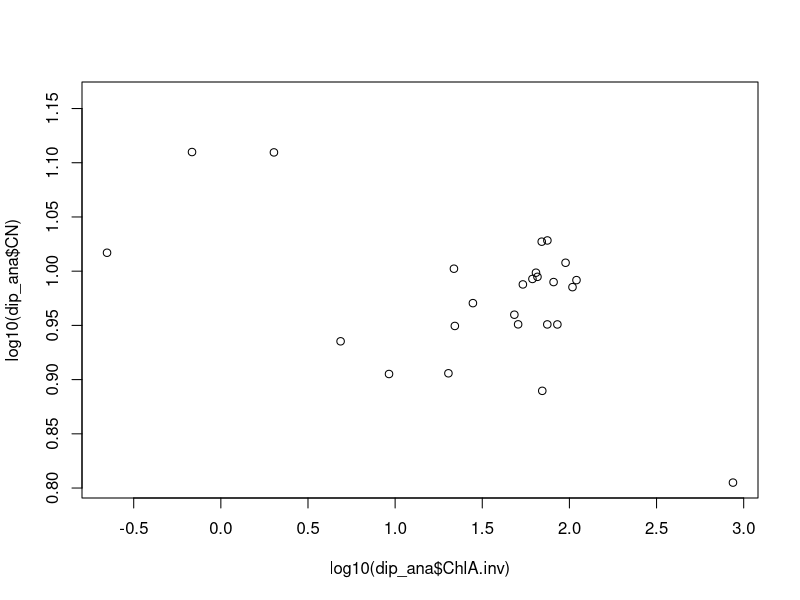
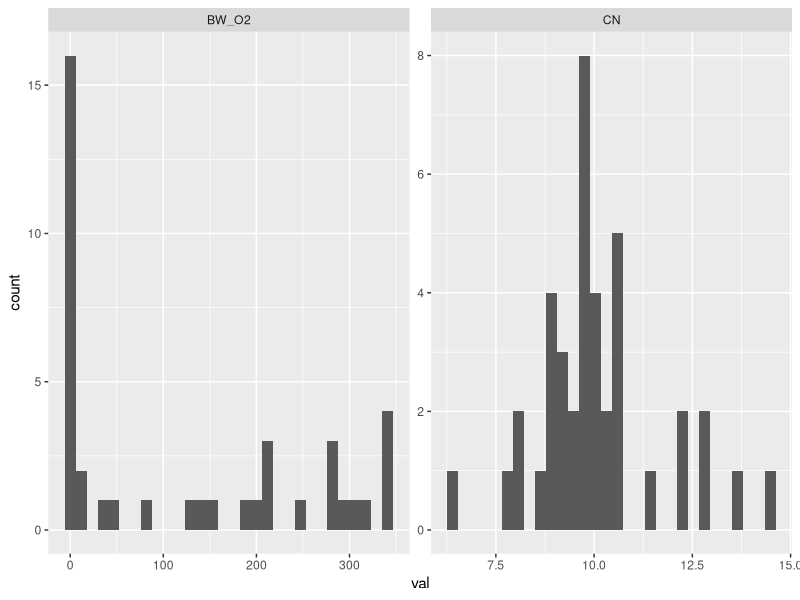
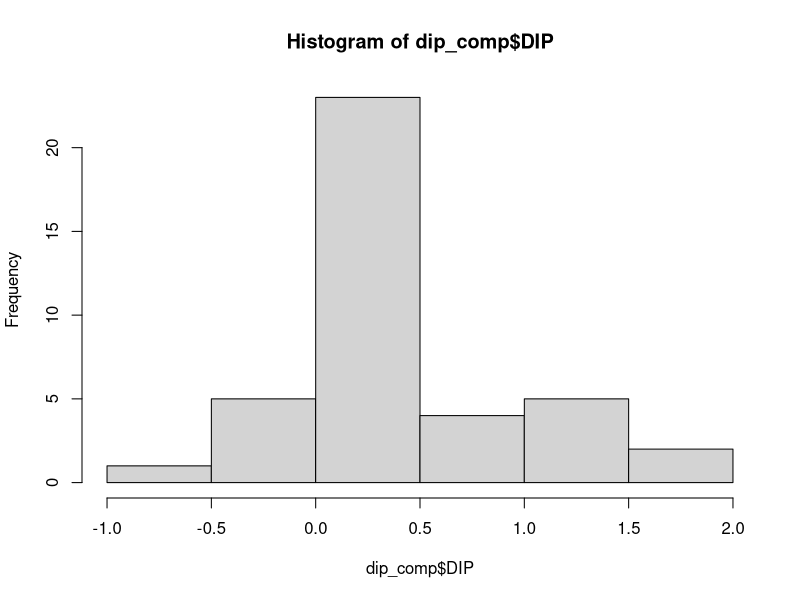
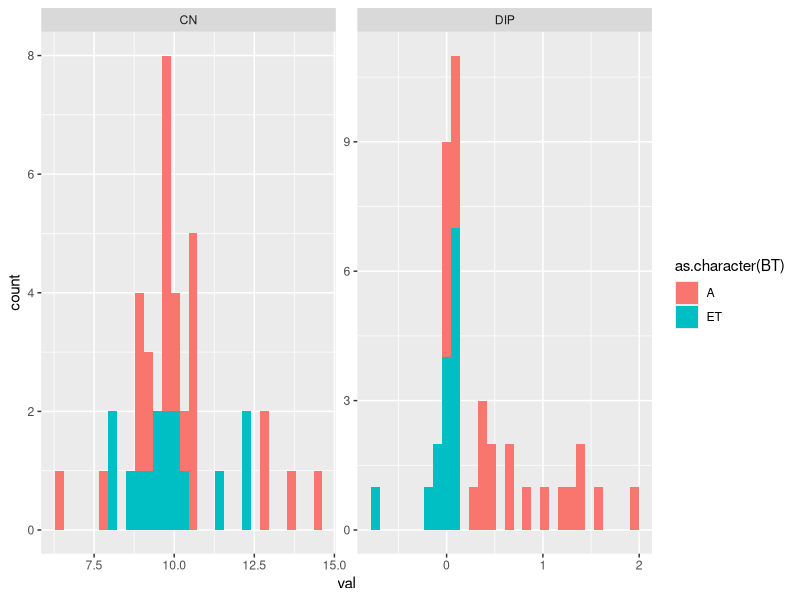
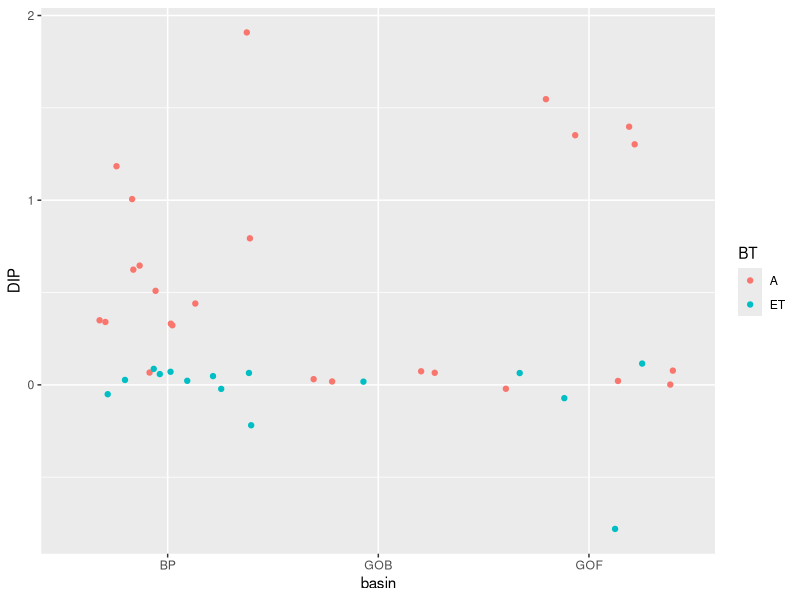

Reproduce these figures in R, in order.

# Project: Fluxes in the Baltic Sea

# Title: DIP flux data exploration

library(dplyr)
library(readr)
library(tidyr)
library(tibble)
library(here)
library(ggplot2)

# load in the Baltic Sea data
dip_raw <- read_csv(file = here("data/baltic_flux_analysis_data.csv"))

# view the data
View(dip_raw)
names(dip_raw)

# subset out the relevant columns
dip_ana <- 
  dip_raw %>%
  select(basin, BT, code, year,
         BW_O2, ChlA.inv, CN, DIP)

# subset out the rows where there are no DIP values available
dip_ana <- 
  dip_ana %>%
  filter(!is.na(DIP))

nrow(dip_ana)

# remove rows where all the explanatory have NAs i.e. where there are no values for the explanatory variables
dip_ana <- 
  dip_ana %>%
  filter_at(vars(BW_O2, ChlA.inv, CN), any_vars(!is.na(.)) ) # i.e. are any of these variables not NA?

# check how many data points have complete data
dip_ana %>%
  filter_at(vars(BW_O2, ChlA.inv, CN), all_vars(!is.na(.))) %>%
  View()

dip_ana %>%
  filter_at(vars(BW_O2, ChlA.inv, CN), any_vars(is.na(.))) %>%
  View()

# are there many sites with multiple deployments? no
dip_ana %>%
  group_by(basin, BT, code, year) %>%
  summarise(n = n()) %>%
  filter(n > 1)

# how many data points are there in the different basins?
dip_ana %>%
  group_by(basin) %>%
  summarise(n = n())

dip_ana %>%
  filter(basin == "GOB") %>%
  View()

# what is the spread of accumulation and other basin types
dip_ana %>%
  group_by(basin, BT) %>%
  summarise(n = n())


### investigate marine vs. terrestrial origins using PCA

# does ChlA.inv add extra information? 
plot(log10(dip_ana$ChlA.inv), log10(dip_ana$CN) )
cor(log10(dip_ana$ChlA.inv), log10(dip_ana$CN), use = "complete.obs")

# subset complete observations (i.e. ChlA.inv and CN)
d.pca <- 
  dip_ana %>%
  filter_at(vars(ChlA.inv, CN), all_vars(!is.na(.)))

# run a PCA with these two variables
pca_1 <- prcomp(~ log10(ChlA.inv) + log10(CN), d.pca, 
                center = TRUE, scale = TRUE)
summary(pca_1)

# try predict PC1 axis with just CN
summary(lm(pca_1$x[,1] ~ log10(d.pca$CN)))

# therefore, we probably wouldn't gain much by using ChlA.inv anyway


### create a data subset for the analysis

# subset out the rows where there is complete data
dip_comp <- 
  dip_ana %>%
  filter_at(vars(BW_O2, CN), all_vars(!is.na(.)))

# check the variable distributions
dip_comp %>%
  pivot_longer(cols = c("BW_O2", "CN"),
               names_to = "var",
               values_to = "val") %>%
  ggplot(data = .,
         mapping = aes(x = val)) +
  geom_histogram() +
  facet_wrap(~var, scales = "free")


# create a log10-transformed version of BW_O2
dip_comp <- 
  dip_comp %>%
  mutate(log_BW_O2 = log10(1 + BW_O2))

# create a hypoxic vs. non-hypoxic variable
dip_comp <- 
  dip_comp %>%
  mutate(hypoxic = if_else(BW_O2 < 63, 1, 0))

View(dip_comp)

# examine the distribution of DIP
hist(dip_comp$DIP) # decent distribution


# check variable distributions one more time
dip_comp %>%
  pivot_longer(cols = c("DIP", "CN"),
               names_to = "var",
               values_to = "val") %>%
  ggplot(data = .,
         mapping = aes(x = val, fill = as.character(BT) )) +
  geom_histogram() +
  facet_wrap(~var, scales = "free")

ggplot(data = dip_comp,
       mapping = aes(x = basin, y = DIP, colour = BT)) +
  geom_jitter()

# check BT distribution in the different basins
dip_comp %>%
  group_by(basin, BT) %>%
  summarise(n = n())

# write these data into a file to run the models on
write_csv(x = dip_comp, file = here("data/baltic_flux_model_data.csv"))



